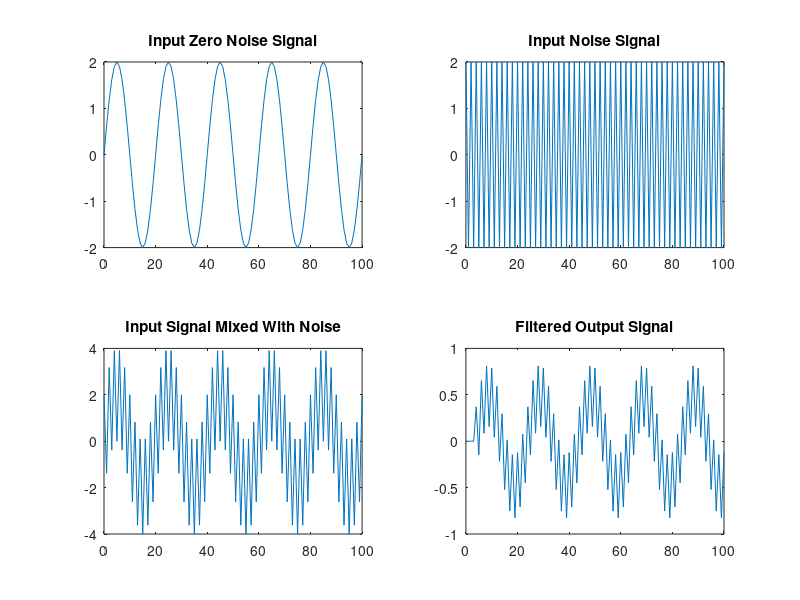

This figure's MATLAB source:
%%%%%%%%%%%%%%%%%%%%%%%%%%%%%%%%%%%%%%%%%%%%%%%%%%%%%%%%%%%%%%%%%%%%%%%%%%
%%%%%%%%%%%%%%%%%%%Developed By : Subhadip Ghosh%%%%%%%%%%%%%%%%%%%%%%%%%%
%%%%%%%%%%%%%%%%%%%Random Excursion Variant Test%%%%%%%%%%%%%%%%%%%%%%%%%%
%%%%%%%%%%NATIONAL INSTITUTE OF STANDARDS AND TECHNOLOGY (NIST)%%%%%%%%%%%
%%%%%%%%%%%%%%%%%%%%%%%%%%%Follow me on GitHub%%%%%%%%%%%%%%%%%%%%%%%%%%%%
%%%%%%%%%%%%%%%%%%%%%%%%%%%%%%%%%%%%%%%%%%%%%%%%%%%%%%%%%%%%%%%%%%%%%%%%%%
%%%%%%%%%%%%%%%%%%%%%%%%%%%%%%%%%%%%%%%%%%%%%%%%%%%%%%%%%%%%%%%%%%%%%%%%%%%
%%%%Implementation of N-Point Moving Average Filter or Smoothing Filter%%%%
%%%%%%%%%%%%%%%%%%%%%%%%%%%%%%%%%%%%%%%%%%%%%%%%%%%%%%%%%%%%%%%%%%%%%%%%%%%
% Algorithm:
%
%                   Y(n)=(1/N)*{summation(X(n-k))}
%                   Where, k = 0 to N-1
%
%              here, X(n) = noise effected signal
%                    Y(n) = Smoothed or averaged signal
%%%%%%%%%%%%%%%%%%%%%%%%%%%%%%%%%%%%%%%%%%%%%%%%%%%%%%%%%%%%%%%%%%%%%%%%%%%
clc
clear all
close all
%%%%%%%%%%%%%%%%%%%%%%%%%%%%%%%Time Range%%%%%%%%%%%%%%%%%%%%%%%%%%%%%%%%%%
t=0:100;
[m,n]=size(t);%%%%%%%%%%%%%%%%Size of Time Range %%%%%%%%%%%%%%%%%%%%%%%%%%


%%%%%%%%%%%%%%%%%%%%%%%%%Clear Noise Less Input Signal%%%%%%%%%%%%%%%%%%%%%
x=2*sin(2*pi*0.05*t);


%%%%%%%%%%%%%%%%%%%Taking Input N i.e. Order of Filter from User%%%%%%%%%%%
N=input('Enter Order of Filter: ');

%%%%%%%%%%%%%%%%%%%%%NOISE SIGNAL (ARBITRARY)%%%%%%%%%%%%%%%%%%%%%%%%%%%%%%
r=2*cos(2*pi*0.5*t);

%%%%%%%%%%%%%%%%%%%%%%%%%%%MIXING NOISE WITH INPUT SIGNAL%%%%%%%%%%%%%%%%%%
x1=x+r;

%%%%%%%%%%%%%%%%%%%%%%%INITIALIZING FILTER OUTPUT%%%%%%%%%%%%%%%%%%%%%%%%%%
y2 = zeros(m,n);

%%%%%%%%%%%%%%%%%USING THE N-POINT MOVING AVG. ALGORITHM%%%%%%%%%%%%%%%%%%%
for l=N:n
    for k=0:N-1
        y2(l)=(y2(l)+x1(l-k))/N;
    end
end

%%%%%%%%%%%%%%%%%%%%%%%%%%PLOTTING INPUT NOISE LESS SIGNAL%%%%%%%%%%%%%%%%%
subplot(221)
plot(t,x);
title('Input Zero Noise Signal');
%%%%%%%%%%%%%%%%%%%%%%%%%%PLOTTING NOISE SIGNAL SIGNAL%%%%%%%%%%%%%%%%%%%%%
subplot(222)
plot(t,r);
title('Input Noise Signal');
%%%%%%%%%%%$$%%%%%PLOTTING NOISY INPUT AFTER MIXING SIGNAL%%%%%%%%%%%%%%%%%
subplot(223)
plot(t,x1);
title('Input Signal Mixed With Noise');
%%%%%%%%%%%%%%%%%%%%%%%%%%PLOTTING OUTPUT FILTERED SIGNAL%%%%%%%%%%%%%%%%%%
subplot(224);
plot(t,y2);
title('Filtered Output Signal');

